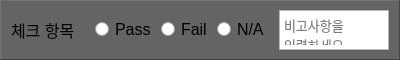
<?xml version="1.0" encoding="UTF-8"?>
<ui version="4.0">
	<class>CheckItem</class>
	<widget class="QFrame" name="CheckItem">
		<property name="geometry">
			<rect>
				<x>0</x>
				<y>0</y>
				<width>400</width>
				<height>60</height>
			</rect>
		</property>
		<property name="frameShape">
			<enum>QFrame::Panel</enum>
		</property>
		<property name="frameShadow">
			<enum>QFrame::Raised</enum>
		</property>
		<property name="lineWidth">
			<number>1</number>
		</property>
		<property name="midLineWidth">
			<number>2</number>
		</property>
		<property name="styleSheet">
			<string>QFrame#CheckItem { background-color: rgb(100, 100, 100); }</string>
		</property>
		<property name="windowTitle">
			<string>Check Item</string>
		</property>
		<property name="sizePolicy">
			<sizepolicy hsizetype="Preferred" vsizetype="Fixed">
				<horstretch>0</horstretch>
				<verstretch>0</verstretch>
			</sizepolicy>
		</property>
		<property name="minimumSize">
			<size>
				<width>0</width>
				<height>60</height>
			</size>
		</property>
		<property name="maximumSize">
			<size>
				<width>16777215</width>
				<height>60</height>
			</size>
		</property>
		<layout class="QHBoxLayout" name="main_layout" stretch="2,2,3">
			<property name="spacing">
				<number>10</number>
			</property>
			<property name="leftMargin">
				<number>10</number>
			</property>
			<property name="topMargin">
				<number>1</number>
			</property>
			<property name="rightMargin">
				<number>10</number>
			</property>
			<property name="bottomMargin">
				<number>1</number>
			</property>
			<item>
				<widget class="QLabel" name="item_label">
					<property name="text">
						<string>체크 항목</string>
					</property>
					<property name="font">
						<font>
							<pointsize>12</pointsize>
						</font>
					</property>
				</widget>
			</item>
			<item>
				<layout class="QHBoxLayout" name="radio_layout">
					<property name="spacing">
						<number>5</number>
					</property>
					<property name="sizeConstraint">
						<enum>QLayout::SetDefaultConstraint</enum>
					</property>
					<item>
						<spacer name="radio_left_spacer">
							<property name="orientation">
								<enum>Qt::Horizontal</enum>
							</property>
							<property name="sizeHint" stdset="0">
								<size>
									<width>40</width>
									<height>20</height>
								</size>
							</property>
						</spacer>
					</item>
					<item>
						<widget class="QRadioButton" name="pass_radio">
							<property name="text">
								<string>Pass</string>
							</property>
							<property name="font">
								<font>
									<pointsize>12</pointsize>
								</font>
							</property>
						</widget>
					</item>
					<item>
						<widget class="QRadioButton" name="fail_radio">
							<property name="text">
								<string>Fail</string>
							</property>
							<property name="font">
								<font>
									<pointsize>12</pointsize>
								</font>
							</property>
						</widget>
					</item>
					<item>
						<widget class="QRadioButton" name="na_radio">
							<property name="text">
								<string>N/A</string>
							</property>
							<property name="font">
								<font>
									<pointsize>12</pointsize>
								</font>
							</property>
						</widget>
					</item>
				</layout>
			</item>
			<item>
				<widget class="QTextEdit" name="comment_text">
					<property name="font">
						<font>
							<pointsize>10</pointsize>
						</font>
					</property>
					<property name="minimumSize">
						<size>
							<width>0</width>
							<height>40</height>
						</size>
					</property>
					<property name="maximumSize">
						<size>
							<width>16777215</width>
							<height>40</height>
						</size>
					</property>
					<property name="placeholderText">
						<string>비고사항을 입력하세요...</string>
					</property>
				</widget>
			</item>

		</layout>
	</widget>
	<resources />
	<connections />
</ui>
